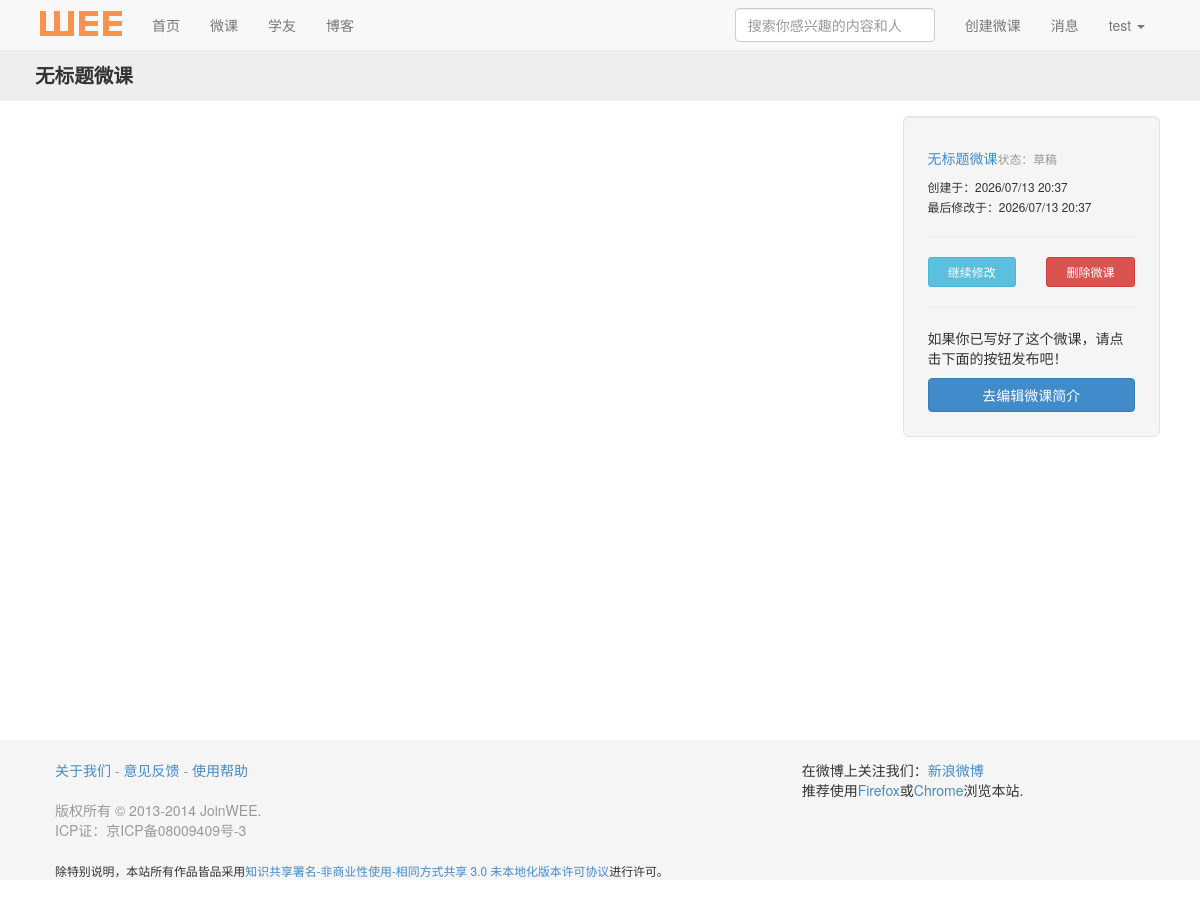
/lesson/9/draft/ (signed in), run on the app's committed database.
### profiles/models.py (models this page shows, shortened)
class Profile(models.Model):
    user = models.OneToOneField(User,
                                on_delete=models.CASCADE,
                                unique=True,
                                verbose_name='user',
                                related_name='profile')
    nick_name = models.CharField(u'昵称',
                                max_length=64,
                                unique=True,
                                blank=True,
                                null=True,
                                help_text=u'你的常用网络ID等'
                                )
    localtion = models.CharField(u'来自', max_length=24, blank=True)
    site = models.CharField(u'个人网址', max_length=120, blank=True)
    mugshot = ThumbnailerImageField(u'头像',
                                    upload_to='uploads/mugshots',
                                    blank=True,
                                    null=True)
    about_me = models.CharField(u'关于我', max_length=120, blank=True,
                                help_text=u"请不要超过120字")
    @property
    def get_nick_name(self):
        if self.nick_name:
            return self.nick_name
        else:
            return self.user.username

### weelesson/models.py (models this page shows, shortened)
class WEELesson(models.Model):
    name = models.CharField(u'微课名称', max_length=128,
                            help_text=u'一个好的名称会是一个良好的开始'
            )
    materials = models.TextField(u'学习内容',
                                 blank=True,
                                 null=True,
                                 help_text=u'使用Markdown语法，说明请点击<a href="http://wowubuntu.com/markdown/" target="_blank">这里</a>')
    image = ThumbnailerImageField('微课图片',
                                  upload_to='uploads/weelesson',
                                  blank=True,
                                  null=True,
                                  help_text=u'图片尺寸请不要小于300x200px')
    creater = models.ForeignKey(User, on_delete=models.CASCADE)
    created = models.DateTimeField(auto_now_add=True)
    updated = models.DateTimeField(auto_now=True)
    desc = models.CharField(u'微课简介',
                            blank=True,
                            null=True,
                            max_length=140,
                            )
    level = models.CharField(u'难度等级',
                             max_length=1,
                             default=1,
                             blank=True,
                             null=True)
    is_fine = models.BooleanField(default=0, blank=True) #是否为精品课程，默认为否，设置需在后台进行
    is_draft = models.BooleanField(u'存为草稿', default=True, blank=True) # 是否存为草稿, 默认为否
    objects = LessonManager()
    class Meta:
        ordering = ['-id']

### weelesson/views.py (the view)
# urls.py: re_path(r'^(?P<pk>\d+)/draft/$', views.draft, name='lesson_draft'),
def draft(request, pk):
    lesson = get_object_or_404(WEELesson, pk=pk)
    if lesson.creater != request.user or lesson.is_draft == False:
        raise Http404()
    return render(request, 'weelesson/draft.html',
                              {'lesson':lesson})

### abugs/templatetags/markup.py (called while the page is built)
@register.filter(name='markdown')
def markdown(value, arg=''):
    if not value:
        return ''
    extensions = []
    if arg == 'safe':
        extensions = ['extra']
    return mark_safe(md.markdown(value, extensions=extensions))

### profiles/templatetags/snsname.py (called while the page is built)
@register.filter
def ef(value):
    user = User.objects.get(username=value)
    ec = ConfirEmail.objects.filter(user__username=value)
    if user.email and not ec:
        return True
    if ec:
        ec = ec.reverse()[0]
        return ec.active
    else:
        return False

### weelesson/managers.py (called while the page is built)
    def get_queryset(self):
        return LessonQuerySet(self.model, using=self._db)

### templates/weelesson/draft.html (shortened to what this page needs)
{% extends "weelesson/sub_base.html" %}
{% load markup %}
{% block wee_header %}
<div class="meet-header">
  <div class="container">
    {{ lesson.name }}
  </div>
</div>
{% endblock %}
{% block lesson_right %}
      {% if lesson.is_draft == True %}
<div class="well well-lg">
  <h5><a href="{% url 'lesson_draft' lesson.id %}" target="_blank">{{ lesson.name }}</a><small>状态：草稿</small></h5>
  <div>
    <small>
      创建于：{{ lesson.created|date:"Y/m/d H:i"}} <br />
      最后修改于：{{ lesson.updated|date:"Y/m/d H:i" }}<br />
    </small>
  </div>
  <hr>
  <div class="row">
    <div class="col-lg-6">
      <a href="{% url 'lesson_edit' lesson.id %}" class="btn btn-info btn-sm btn-block" role="button">继续修改</a>
    </div>
    <div class="col-lg-6">
      <a href="{% url 'lesson_delete' lesson.id %}" class="rm btn btn-danger btn-sm btn-block" role="button">删除微课</a>
    </div>
  </div>
  <hr>
  <div>
    <p>如果你已写好了这个微课，请点击下面的按钮发布吧！</p>
    <a href="{% url 'lesson_info' lesson.id %}" class="btn btn-primary btn-block" role="button">去编辑微课简介</a>
  </div>
</div>
{% endif %}
{% endblock %}

### templates/base.html (shortened to what this page needs)
{% load notifications_tags %}
{% load snsname %}
<!DOCTYPE html>
<html lang="zh-CN">
  <head>
    <link href="{{ MEDIA_URL }}css/bootstrap.min.css" rel="stylesheet">
        <link href="{{ MEDIA_URL }}css/main.css" rel="stylesheet">
  </head>
  <body>
    <div id="wrap">
      <div class="navbar navbar-default navbar-static-top">
        <div class="container">
          <div class="navbar-header">
            <a class="navbar-brand" style="padding-top:10px; padding-bottom: 10px;" href="/"><img src="{{ MEDIA_URL }}img/wee-logo-1.png"></a>
          </div>
          <div class="collapse navbar-collapse" role="navigation">
            <ul class="nav navbar-nav">
              <li><a href="/">首页</a></li>
              <li><a href="{% url 'lesson_index' %}">微课</a></li>
              <li><a href="#">学友</a></li>
	      <li><a href="{% url 'blog_index' %}">博客</a></li>
            </ul>
            <ul class="nav navbar-nav navbar-right">
              <li>
                <form class="navbar-form" onsubmit="return dispatch()">
                  <div class="form-group">
                    <input name="q" id="q" type="text" placeholder="搜索你感兴趣的内容和人" class="form-control" style="width: 200px;">
                  </div>
                </form>
              </li>
              <li><a href="{% url 'lesson_create' %}">创建微课</a></li>
              {% if user.is_authenticated %}
	      {% notifications_unread as unread_count %}
	      <li><a href="{% url 'notifications:all' %}">消息{% if unread_count %}<span class="badge">{{ unread_count }}</span>{% endif %}</a></li>
              <li class="dropdown">
                <a href="#" class="dropdown-toggle" data-toggle="dropdown">
                  {{ user.profile.get_nick_name }}
                  <b class="caret"></b>
                </a>
	      </li>
              {% else %}
              <li><a href="{% url 'account_signup' %}">注册</a></li>
              <li><a href="{% url 'account_login' %}">登录</a></li>
              {% endif %}
            </ul>
          </div>
        </div>
      </div>
      {% block wee_header %}{% endblock %}
      <div class="container">
        {% block content %}{% endblock %}
      </div>
    </div>
    <div id="footer">
      <div class="container">
        <class="row">
          <div class="col-xs-8 col-lg-8">
            <p class="text-muted">
	      <a href="/about/">关于我们</a>
	      -
	      <a href="http://joinwee.com/discuss/3/">意见反馈</a>
	      -
	      <a href="http://joinwee.com/lesson/8/">使用帮助</a>
	    </p>
            <p class="text-muted credit">版权所有 © 2013-2014 JoinWEE. <br />
            ICP证：京ICP备08009409号-3</p>
            <small>
              除特别说明，本站所有作品皆品采用<a rel="license" href="http://creativecommons.org/licenses/by-nc-sa/3.0/deed.zh">知识共享署名-非商业性使用-相同方式共享 3.0 未本地化版本许可协议</a>进行许可。
            </small>
          </div>
          <div class="col-xs-4 col-lg-4">
            在微博上关注我们：<a href="http://weibo.com/joinwee" target="_blank">新浪微博</a><br />
            推荐使用<a href="http://firefox.com/">Firefox</a>或<a href="http://www.google.com/intl/zh-CN/chrome/">Chrome</a>浏览本站.
          </div>
      </div>
    </div>
  </body>
</html>

### media/css/main.css (style rules this page uses)
html, body { height: 100%; }
#wrap { min-height: 100%; height: auto !important; height: 100%; margin: 0 auto -60px; padding: 0 0 60px; }
#footer { height: 140px; background-color: #f5f5f5; }
.container { width: 1150px; min-width: 1150px; }
.navbar { margin-bottom: 0; }
.container .credit { margin: 20px 0; }
#footer > .container { padding: 20px 15px; }
.meet-header { padding: 10px 10px 0 0; background-color: #eee; overflow: hidden; height: 50px; font-size: 1.4em; font-weight: bold; }

### data on the page
WEELesson: name "无标题微课", created "2026/07/13 20:37", updated "2026/07/13 20:37"

### other printed values
{{ user.profile.get_nick_name }} "test"
